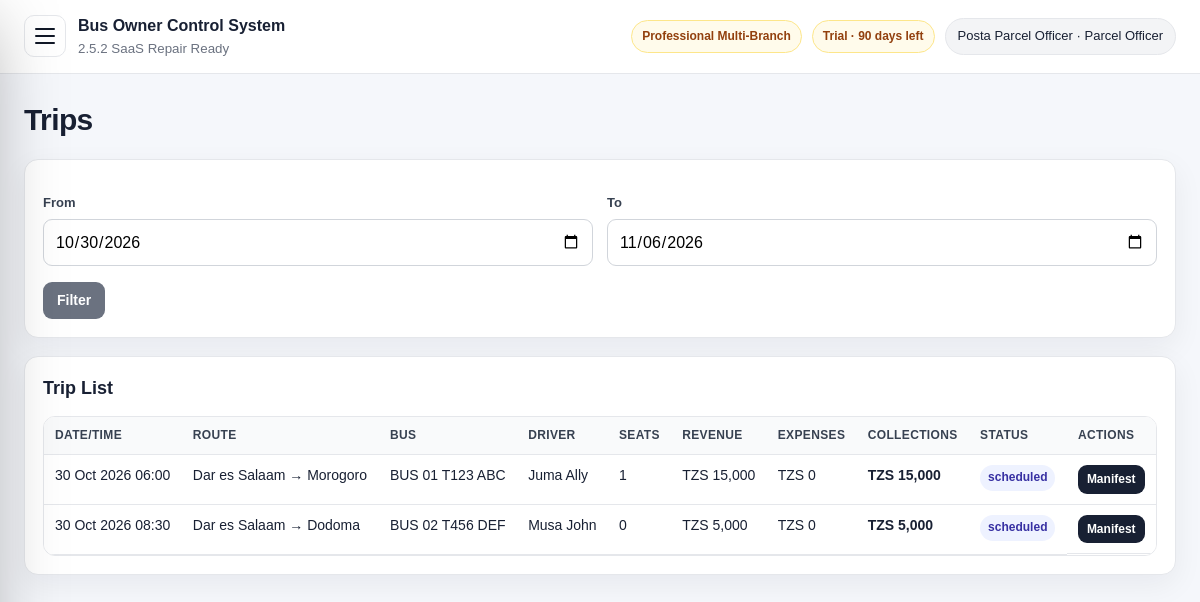
/trips.php (signed in), run on the app's committed database.
### tables this page shows
CREATE TABLE package_tiers (
  id INT AUTO_INCREMENT PRIMARY KEY,
  code VARCHAR(40) NOT NULL UNIQUE,
  name VARCHAR(120) NOT NULL,
  description TEXT NULL,
  setup_fee DECIMAL(14,2) NOT NULL DEFAULT 0,
  optional_monthly_fee DECIMAL(14,2) NOT NULL DEFAULT 0,
  max_users INT NOT NULL DEFAULT 0,
  max_branches INT NOT NULL DEFAULT 0,
  max_buses INT NOT NULL DEFAULT 0,
  max_routes INT NOT NULL DEFAULT 0,
  max_monthly_trips INT NOT NULL DEFAULT 0,
  features_json LONGTEXT NOT NULL,
  status ENUM('active','inactive') NOT NULL DEFAULT 'active',
  display_order INT NOT NULL DEFAULT 0,
  created_at TIMESTAMP DEFAULT CURRENT_TIMESTAMP,
  updated_at TIMESTAMP NULL DEFAULT NULL ON UPDATE CURRENT_TIMESTAMP
);

CREATE TABLE subscription_license (
  id INT AUTO_INCREMENT PRIMARY KEY,
  company_name VARCHAR(180) NOT NULL DEFAULT 'Bus Company',
  license_key VARCHAR(120) NOT NULL DEFAULT 'DEMO-LICENSE',
  plan VARCHAR(80) NOT NULL DEFAULT 'Professional Multi-Branch',
  package_code VARCHAR(40) NOT NULL DEFAULT 'professional',
  billing_model ENUM('one_time_setup','one_time_plus_optional_support','recurring_subscription') NOT NULL DEFAULT 'one_time_plus_optional_support',
  status ENUM('trial','active','expired','suspended') NOT NULL DEFAULT 'trial',
  start_date DATE NULL,
  expiry_date DATE NULL,
  setup_fee_amount DECIMAL(14,2) NOT NULL DEFAULT 0,
  setup_fee_paid ENUM('no','partial','yes') NOT NULL DEFAULT 'no',
  optional_monthly_fee DECIMAL(14,2) NOT NULL DEFAULT 0,
  optional_monthly_enabled TINYINT(1) NOT NULL DEFAULT 0,
  support_status ENUM('off','active','paused','expired') NOT NULL DEFAULT 'off',
  support_start_date DATE NULL,
  support_expiry_date DATE NULL,
  max_users INT NOT NULL DEFAULT 40,
  max_branches INT NOT NULL DEFAULT 20,
  max_buses INT NOT NULL DEFAULT 50,
  max_routes INT NOT NULL DEFAULT 80,
  max_monthly_trips INT NOT NULL DEFAULT 2000,
  notes TEXT NULL,
  updated_at TIMESTAMP NULL DEFAULT NULL ON UPDATE CURRENT_TIMESTAMP,
  created_at TIMESTAMP DEFAULT CURRENT_TIMESTAMP,
  INDEX idx_subscription_package (package_code),
  INDEX idx_subscription_status (status)
);

CREATE TABLE users (
  id INT AUTO_INCREMENT PRIMARY KEY,
  name VARCHAR(120) NOT NULL,
  email VARCHAR(160) NOT NULL UNIQUE,
  password_hash VARCHAR(255) NOT NULL,
  role ENUM('owner','admin','manager','accountant','agent','parcel_officer') NOT NULL DEFAULT 'manager',
  agent_id INT NULL,
  status ENUM('active','inactive') NOT NULL DEFAULT 'active',
  last_login_at DATETIME NULL,
  created_at TIMESTAMP DEFAULT CURRENT_TIMESTAMP,
  updated_at TIMESTAMP NULL DEFAULT NULL ON UPDATE CURRENT_TIMESTAMP,
  CONSTRAINT fk_users_agent FOREIGN KEY (agent_id) REFERENCES agents(id),
  INDEX idx_users_role_status (role, status),
  INDEX idx_users_agent (agent_id)
);

CREATE TABLE trips (
  id INT AUTO_INCREMENT PRIMARY KEY,
  route_id INT NOT NULL,
  bus_id INT NOT NULL,
  driver_id INT NULL,
  conductor_name VARCHAR(160) NULL,
  departure_date DATE NOT NULL,
  departure_time TIME NOT NULL,
  fare DECIMAL(12,2) NOT NULL DEFAULT 0,
  status ENUM('scheduled','departed','completed','cancelled') NOT NULL DEFAULT 'scheduled',
  created_at TIMESTAMP DEFAULT CURRENT_TIMESTAMP,
  CONSTRAINT fk_trips_route FOREIGN KEY (route_id) REFERENCES routes(id),
  CONSTRAINT fk_trips_bus FOREIGN KEY (bus_id) REFERENCES buses(id),
  CONSTRAINT fk_trips_driver FOREIGN KEY (driver_id) REFERENCES drivers(id),
  INDEX idx_trips_date (departure_date),
  INDEX idx_trips_bus_date (bus_id, departure_date)
);

CREATE TABLE routes (
  id INT AUTO_INCREMENT PRIMARY KEY,
  origin VARCHAR(120) NOT NULL,
  destination VARCHAR(120) NOT NULL,
  distance_km DECIMAL(10,2) NULL,
  standard_fare DECIMAL(12,2) NOT NULL DEFAULT 0,
  status ENUM('active','inactive') NOT NULL DEFAULT 'active',
  created_at TIMESTAMP DEFAULT CURRENT_TIMESTAMP,
  INDEX idx_routes_origin_destination (origin, destination)
);

CREATE TABLE buses (
  id INT AUTO_INCREMENT PRIMARY KEY,
  bus_number VARCHAR(80) NOT NULL,
  plate_number VARCHAR(40) NOT NULL UNIQUE,
  capacity INT NOT NULL,
  model VARCHAR(120) NULL,
  status ENUM('active','maintenance','inactive') NOT NULL DEFAULT 'active',
  latra_license_expiry DATE NULL,
  insurance_expiry DATE NULL,
  next_service_date DATE NULL,
  notes TEXT NULL,
  created_at TIMESTAMP DEFAULT CURRENT_TIMESTAMP
);

CREATE TABLE drivers (
  id INT AUTO_INCREMENT PRIMARY KEY,
  name VARCHAR(160) NOT NULL,
  phone VARCHAR(60) NULL,
  license_number VARCHAR(100) NULL,
  license_expiry DATE NULL,
  status ENUM('active','inactive') NOT NULL DEFAULT 'active',
  notes TEXT NULL,
  created_at TIMESTAMP DEFAULT CURRENT_TIMESTAMP
);

### public/trips.php (the view, shortened to what the rows shown need)
<?php
require_once __DIR__ . '/../app/core/auth.php';
require_once __DIR__ . '/../app/core/saas.php';
require_login();
require_feature('trips');
$pdo = db();
$from = get_value('from', date('Y-m-d'));
$to = get_value('to', date('Y-m-d', strtotime('+7 days')));
if (is_branch_scoped_user()) {
    $st = $pdo->prepare('SELECT t.*, r.origin,r.destination,b.bus_number,b.plate_number,d.name driver_name,
    (SELECT COUNT(*) FROM bookings WHERE trip_id=t.id AND status<>"cancelled" AND agent_id=?) seats_sold,
    (SELECT COALESCE(SUM(amount_paid),0) FROM bookings WHERE trip_id=t.id AND status<>"cancelled" AND agent_id=?) ticket_sales,
    (SELECT COALESCE(SUM(amount_paid),0) FROM parcels WHERE trip_id=t.id AND status<>"cancelled" AND agent_id=?) parcel_sales,
    0 trip_expenses
    FROM trips t JOIN routes r ON t.route_id=r.id JOIN buses b ON t.bus_id=b.id LEFT JOIN drivers d ON t.driver_id=d.id
    WHERE t.departure_date BETWEEN ? AND ? ORDER BY t.departure_date,t.departure_time');
    $st->execute([user_agent_id(), user_agent_id(), user_agent_id(), $from, $to]);
}
$rows = $st->fetchAll();
?>
<?php include __DIR__ . '/../app/views/header.php'; ?>
<div class="page-title"><h1>Trips</h1><?php if(can_manage()): ?><a class="btn" href="<?= e(url('trips.php?action=create')) ?>">Create Trip</a><?php endif; ?></div>
<div class="card"><h2>Trip List</h2><div class="table-wrap"><table><thead><tr><th>Date/Time</th><th>Route</th><th>Bus</th><th>Driver</th><th>Seats</th><th>Revenue</th><th>Expenses</th><th><?= is_branch_scoped_user() ? 'Collections' : 'Profit' ?></th><th>Status</th><th>Actions</th></tr></thead><tbody><?php foreach($rows as $r): $profit=$r['ticket_sales']+$r['parcel_sales']-$r['trip_expenses']; ?><tr><td><?= e(app_date($r['departure_date']).' '.substr($r['departure_time'],0,5)) ?></td><td><?= e($r['origin'].' → '.$r['destination']) ?></td><td><?= e($r['bus_number'].' '.$r['plate_number']) ?></td><td><?= e($r['driver_name']??'') ?></td><td><?= e((string)$r['seats_sold']) ?></td><td><?= e(money($r['ticket_sales']+$r['parcel_sales'])) ?></td><td><?= e(money($r['trip_expenses'])) ?></td><td><strong><?= e(money($profit)) ?></strong></td><td><span class="badge"><?= e($r['status']) ?></span></td><td class="actions"><a class="btn small" href="<?= e(url('manifest.php?trip_id='.$r['id'])) ?>">Manifest</a></td></tr><?php endforeach; ?></tbody></table></div></div>
<?php include __DIR__ . '/../app/views/footer.php'; ?>

### app/views/header.php (shortened to what the rows shown need)
<?php require_once __DIR__ . '/../core/auth.php'; require_once __DIR__ . '/../core/settings.php'; require_once __DIR__ . '/../core/saas.php'; ?>
<!doctype html>
<html lang="en">
<head>
    <?php $cssVersion = @filemtime(__DIR__ . '/../../public/assets/css/style.css') ?: time(); ?>
    <link rel="stylesheet" href="<?= e(url('assets/css/style.css') . '?v=' . $cssVersion) ?>">
</head>
<body>
<div class="app-shell">
    <main class="main">
        <header class="topbar">
            <?php $user = current_user(); if ($user): $lic = license_state_label(); $pkg = package_badge(); ?>
                <div class="topbar-right">
                    <span class="license-chip <?= e($pkg['class']) ?>"><?= e($pkg['package']) ?></span>
                    <span class="license-chip <?= e($lic['class']) ?>"><?= e($lic['label']) ?></span>
                    <div class="user-chip"><?= e($user['name']) ?> · <?= e(role_label($user['role'])) ?></div>
                </div>
            <?php endif; ?>
        </header>
        <section class="content">

### data on the page
package_tiers: name "Professional Multi-Branch"
subscription_license: status+expiry_date "Trial · 90 days left"
users: name "Posta Parcel Officer", role "Parcel Officer"
trips: departure_date+departure_time "30 Oct 2026 06:00", route.destination "Dar es Salaam → Morogoro", bus.plate_number "BUS 01 T123 ABC", driver.name "Juma Ally", seats_sold "1", parcel_sales "TZS 15,000", trip_expenses "TZS 0", profit "TZS 15,000", status "scheduled"
trips: departure_date+departure_time "30 Oct 2026 08:30", route.destination "Dar es Salaam → Dodoma", bus.plate_number "BUS 02 T456 DEF", driver.name "Musa John", seats_sold "0", parcel_sales "TZS 5,000", trip_expenses "TZS 0", profit "TZS 5,000", status "scheduled"

### other printed values
APP_NAME "Bus Owner Control System"
APP_VERSION "2.5.2 SaaS Repair Ready"
